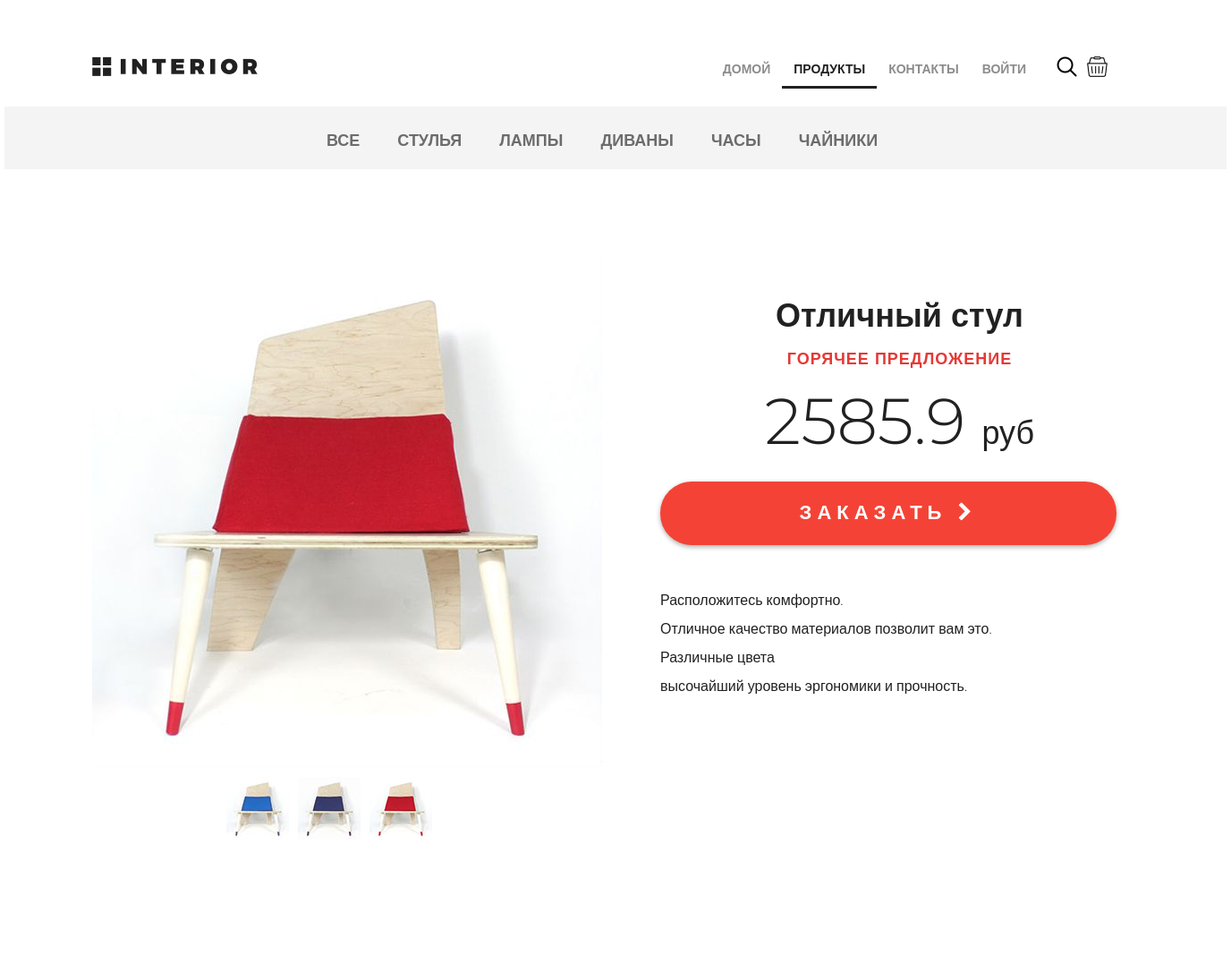
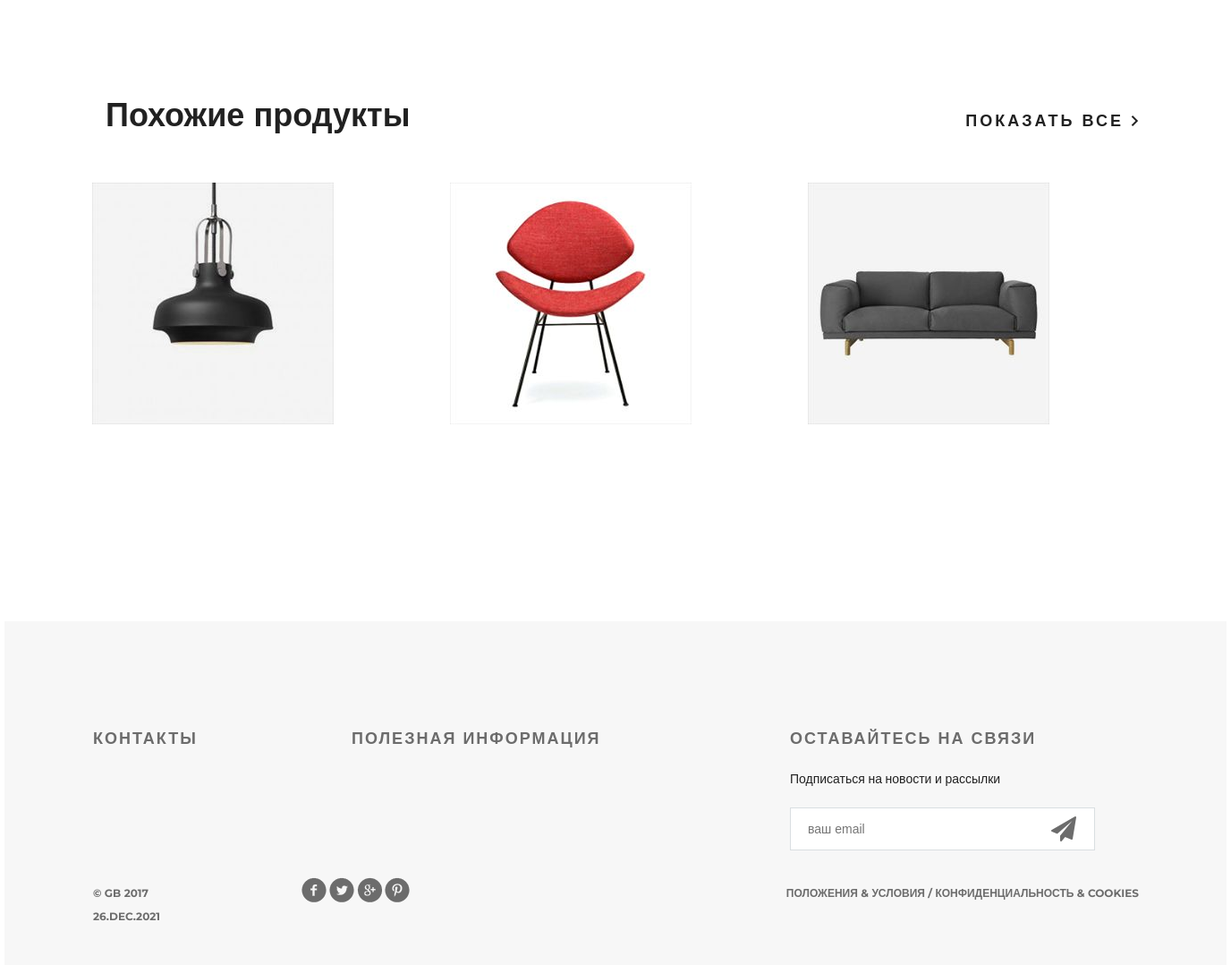
Screenshot of /products/ with the database file from the repository (2 pictures, top to bottom).
### mainapp/models.py (models this page shows, shortened)
class ProductCategory(models.Model):
    name = models.CharField(verbose_name='имя', max_length=64, unique=True)
    description = models.TextField(verbose_name='описание', blank=True)

class Product(models.Model):
    category = models.ForeignKey(
        ProductCategory, on_delete=models.SET_NULL, null=True)
    name = models.CharField(verbose_name='имя продукта', max_length=128)
    image = models.ImageField(upload_to='products_images', blank=True)
    short_desc = models.CharField(
        verbose_name='краткое описание продукта',
        max_length=64,
        blank=True)
    description = models.TextField(
        verbose_name='описание продукта',
        blank=True)
    price = models.DecimalField(
        verbose_name='цена продукта',
        max_digits=8,
        decimal_places=2,
        default=0)
    quantity = models.PositiveIntegerField(
        verbose_name='количество продукта',
        default=0)

### mainapp/views.py (the view, shortened to what this page needs)
# urls.py: path('products/', mainapp_views.products, name='products'),
def products(request, pk=None):
    basket = []
    if request.user.is_authenticated:
        basket = Basket.objects.filter(user=request.user)
    category_all_products = {'name': 'все', 'id': 9999}
    categories = [category_all_products,
                  *ProductCategory.objects.all()]
    all_products = Product.objects.all()
    selected_category = ProductCategory.objects.filter(id=pk)
    products = Product.objects.all()
    content = {
        'title': 'Продукты',
        'main_menu': main_menu,
        'product_categories': categories,
        'products': products,
        'selected_category': selected_category,
        'same_products': all_products[:3],
        'basket': basket,
    }
    if pk:
        return render(request, 'mainapp/category.html', content)
    return render(request, 'mainapp/products.html', content)

### mainapp/templates/mainapp/products.html (shortened to what this page needs)
{% extends 'mainapp/base.html' %}
{% load static %}
{% block menu %}
		<div class="hero-white">
			{% include 'mainapp/includes/inc_menu.html' %}
		</div>
{% endblock menu %}
{% block content %}
		<div class="details">
			<div class="links clearfix">
				{% include 'mainapp/includes/inc_categories_menu.html' %}
			</div>
			<div class="details-products">
				<div class="details-slider">
					<div class="slider-product">
						<img src="{% static 'img/slider1.jpg' %}">
					</div>
					<div class="slider-control">
						<div class="block">
							<a href="#"><img src="{% static 'img/controll.jpg' %}" alt="">
							</a>
						</div>
						<div class="block">
							<a href="#"><img src="{% static 'img/controll1.jpg' %}" alt="">
							</a>
						</div>
						<div class="block">
							<a href="#"><img src="{% static 'img/controll2.jpg' %}" alt="">
							</a>
						</div>
					</div>
				</div>
				<div class="description">
					<h3 class="big-bold">Отличный стул</h3>
					<h3 class="red">горячее предложение</h3>
					<p class="price"> 2585.9 <span>руб</span></p>
					<a href="#" class="red-button">
						заказать <i class="fa fa-chevron-right" aria-hidden="true"></i>
					</a>
					<div class="description-text">
						<p>Расположитесь комфортно.</p>
						<p>Отличное качество материалов
							позволит вам это.</p>
						<p>Различные цвета</p>
						<p>высочайший уровень
							эргономики и прочность.</p>
					</div>
				</div>
			</div>
			<div class="related">
				<div class="title clearfix">
					<h2>Похожие продукты</h2>
					<a class="explore" href="#">показать все <img src="{% static 'img/arrow.png' %}" alt=""></a>
				</div>
				<div class="related-products clearfix">
					{% include 'mainapp/includes/inc_same_products.html' %}
				</div>
			</div>
		</div>
		<div class="clr"></div>
{% endblock content %}

### mainapp/templates/mainapp/includes/inc_categories_menu.html (shortened to what this page needs)
<ul class="links-menu">
    {% for category in product_categories %}
        <li>
            <a href="{% url 'products' category.id %}"
               class="">
                {{ category.name }}
            </a>
        </li>
    {% endfor %}
</ul>

### mainapp/templates/mainapp/includes/inc_same_products.html (shortened to what this page needs)
{% load static %}
{% for product in same_products %}
<div class="block">
    <a href="#"><img src="/media/{{product.image}}" alt="">
    </a>
</div>
{% endfor %}

### static/style.css (style rules this page uses)
* { margin: 0; padding: 0; }
body { font-family: 'Montserrat', sans-serif; }
html, body { height: 100%; }
.clr { height: 384px; }
.clearfix:after { content: ""; display: block; clear: both; }
.explore { text-transform: uppercase; color: #212121; font-size: 18px; font-weight: 700; line-height: 24px; text-align: center; float: right; margin-top: 138px; letter-spacing: 3px; text-decoration: none; }
.big-bold { color: #212121; font-size: 36px; font-weight: 700; text-align: left; margin-bottom: 24px; line-height: 36px; }
.title { height: 152px; margin-right: 15px; }
.title h2 { float: left; margin-top: 118px; color: #212121; font-size: 36px; font-weight: 700; text-align: left; margin-left: 15px; }
.red { text-transform: uppercase; color: #e53935; font-size: 18px; font-weight: 700; text-align: left; letter-spacing: 1px; line-height: 17px; margin-bottom: 22px; }
.hero-white { background-color: #fff; height: 119px; padding-left: 98px; padding-right: 211px; position: relative; }
.links { height: 70px; background-color: #f4f4f4; position: relative; padding-left: 360px; }
.links-menu { margin: 27px auto 0px; position: absolute; }
.links-menu li { float: left; list-style-type: none; padding-right: 42px; }
.links-menu li a { text-decoration: none; color: #6c6c6c; font-size: 18px; font-weight: 700; text-transform: uppercase; }
.details-products { padding-left: 98px; padding-right: 98px; margin-top: 98px; height: 651px; }
.details-slider { width: 570px; float: left; margin-right: 30px; }
.slider-product { width: 570px; height: 570px; }
.slider-control { width: 420px; height: 70px; margin: 11px auto 0px; padding-left: 150px }
.slider-control .block { height: 70px; width: 70px; position: relative; float: left; margin-right: 10px; }
.description { width: 535px; float: right; padding-left: 35px }
.description .big-bold { color: #212121; font-size: 36px; font-weight: 700; text-align: center; margin-top: 47px; margin-bottom: 0px; }
.description .red { text-transform: uppercase; color: #e53935; font-size: 18px; font-weight: 700; text-align: center; letter-spacing: 1px; line-height: 17px; margin-top: 23px; margin-bottom: 36px; }
.description .price { color: #212121; font-size: 72px; font-weight: 300; line-height: 48px; text-align: center; }
.description .price span { color: #212121; font-size: 36px; font-weight: 300; line-height: 48px; text-align: center; }
.red-button { display: block; height: 71px; width: 510px; border-radius: 35px; background-color: #f44336; text-align: center; text-transform: uppercase; text-decoration: none; color: #ffffff; font-size: 22px; font-weight: 700; line-height: 24px; box-shadow: 0px 2px 4.85px 0.15px rgba(33, 33, 33, 0.35); line-height: 70px; letter-spacing: 6px; margin-top: 31px; }
.description-text { margin-top: 50px; color: #212121; font-size: 16px; font-weight: 300; line-height: 24px; text-align: left; }
.description-text p { margin-bottom: 0.5em; }
.related { padding: 0px 98px; }
.related .title { height: 343px; margin-right: 0; }
.related .title h2 { margin-top: 245px; }
.related .title .explore { margin-top: 262px; }
.related-products { margin-bottom: 120px; }
.related-products .block a img { float: left; }
.related-products .block { float: left; margin-right: 30px; display: block; height: 370px; width: 370px; position: relative; }
.related-products .block:nth-child(3n) { margin-right: 0px; }

### rows the page displays
ProductCategory: name "СТУЛЬЯ"
ProductCategory: name "ЛАМПЫ"
ProductCategory: name "ДИВАНЫ"
ProductCategory: name "ЧАСЫ"
ProductCategory: name "ЧАЙНИКИ"
Product: image (picture)
Product: image (picture)
Product: image (picture)

### other values shown
{{ link.name }} "ДОМОЙ" "ПРОДУКТЫ" "КОНТАКТЫ"
{{ category.name }} "ВСЕ"
